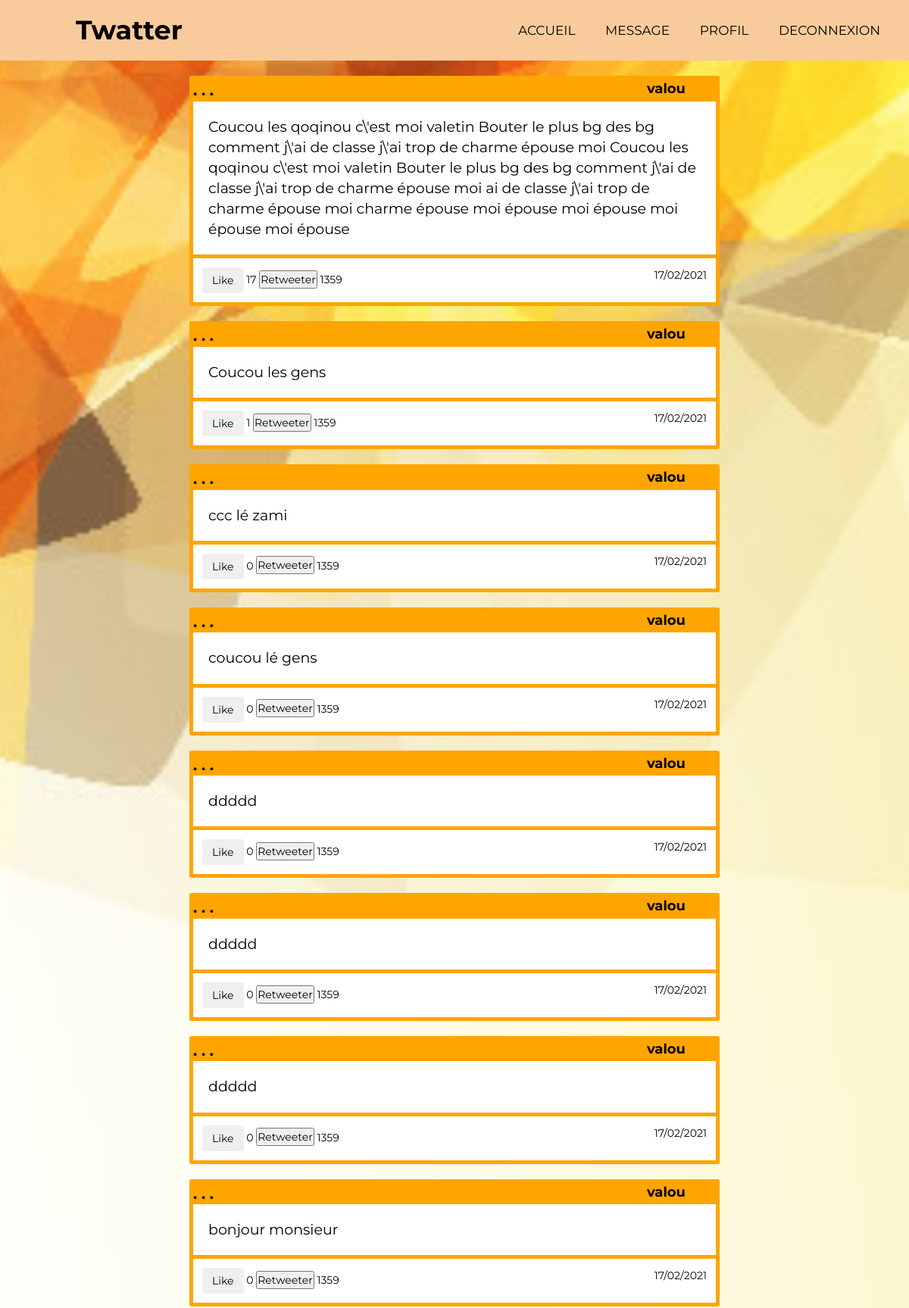
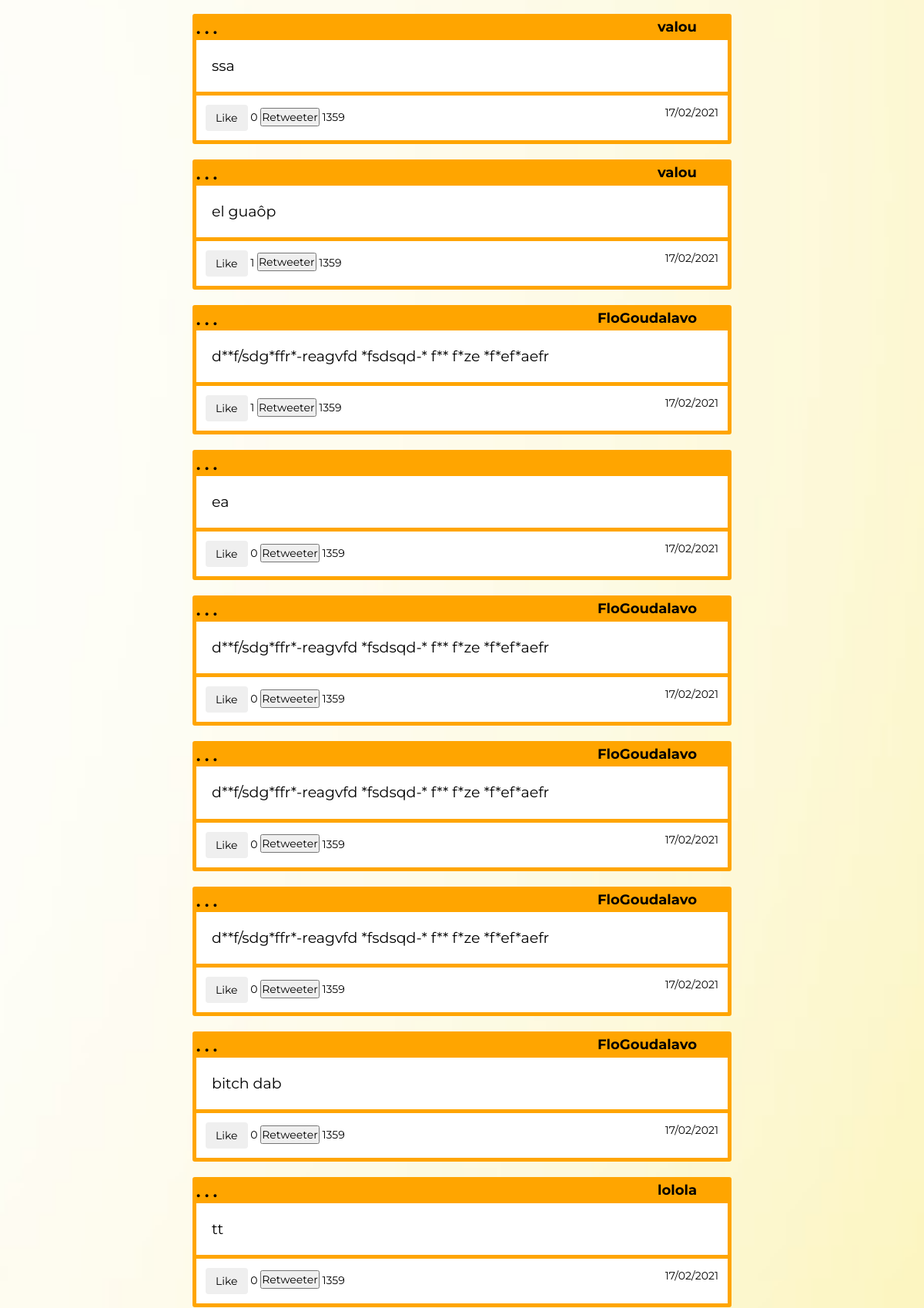
The app's page / (signed in, upper part) with its own data (2 pictures, top to bottom).
### tables this page shows
CREATE TABLE `tweet` (
  `id_tweet` int(11) NOT NULL,
  `contenu` varchar(340) NOT NULL,
  `id_user` int(50) NOT NULL,
  `date` datetime(6) NOT NULL,
  `id_tweetARepondre` int(50) DEFAULT NULL
);

CREATE TABLE `user` (
  `id_user` int(11) NOT NULL,
  `identifiant` varchar(12) NOT NULL,
  `pseudo` varchar(12) NOT NULL,
  `password` varchar(15) NOT NULL,
  `birthdate` date NOT NULL,
  `bio` varchar(350) NOT NULL
);

### BDD/classtweet.php (called while the page is built, shortened)
<?php
class tweet
{
    private $_idtweet;
    private $_contenu;
    private $_user;
    private $_nbLikes;
    private $_bdd;
    function __construct($bdd)
    {
        $this->_bdd = $bdd;
    }
    public function getIdtweet()
    {
        return $this->_idtweet;
    }
    public function getContenu()
    {
        return $this->_contenu;
    }
    public function getUser()
    {
        return $this->_user;
    }
    public function getNumberLikes()
    {
        return $this->_nbLikes;
    }
    public function init($idTweet)
    {
        $rawData = $this->_bdd->prepare("SELECT * from `tweet` WHERE `id_tweet` = ?");
        $rawData->execute(array($idTweet));
        $tweetExist = $rawData->rowCount();
        if ($tweetExist == 1) {
            $userData = $rawData->fetch();
            $this->_user = new user($this->_bdd);
            $this->_user->initId($userData['id_user']);
            $this->_contenu = $userData['contenu'];
            $this->_idtweet = $userData['id_tweet'];
            $requeteCount = $this->_bdd->query("SELECT COUNT(*) FROM `like` WHERE `id_tweet` = " . $this->_idtweet);
            $nbLikes = $requeteCount->fetch();
            $this->_nbLikes = $nbLikes["COUNT(*)"];
            return true;
        } else {
            return false;
        }
    }
        while ($tabData = $data->fetch()) { ?>
<?php }
}
?>

### BDD/classUser.php (called while the page is built, shortened)
<?php
class user {
    private $_bdd;
    private $_idUser;
    private $_pseudo;
    function __construct($bdd) {
        $this->_bdd = $bdd;
    }
    public function getIdUser() {
        return $this->_idUser;
    }
    public function getPseudo() {
        return $this->_pseudo;
    }
    public function initId($idUser){
        $rawData = $this->_bdd->query("SELECT * FROM user WHERE `id_user` = ".$idUser."");
        $userExist = $rawData->rowCount();
        if($userExist == 1){
            $userData = $rawData->fetch();
            $this->_idUser = $userData['id_user'];
            $this->_pseudo = $userData['pseudo'];
            return true;
        } else {
            return false;
        }
    }
}

### METIER/function.php (the view, shortened to what this page needs)
<?php
function AfficheTimeLine($bdd, $ObjetUser)
{
    $data = $bdd->query("SELECT `id_tweet` FROM `tweet` WHERE `id_tweetARepondre` IS NULL ORDER BY `date` DESC");
    $i = 0;
    while ($tabId = $data->fetch()) {
        $tabOjbetTweet[$i] = new tweet($bdd);
        $tabOjbetTweet[$i]->init($tabId['id_tweet']);
        $tabOjbetUser[$i] =  $tabOjbetTweet[$i]->getUser();
?> <div class="tweet-container"> <?php
                                    echo "<a  class='tweet-click' href='/TwittererLike/IHM/cibleTweet.php?idTweet=" . $tabOjbetTweet[$i]->getIdtweet() . "&amp;idUser=" . $tabOjbetUser[$i]->getIdUser() . "'>"; ?>
            <div name="cadre" class="cadre" id="cadre">
                <span class="points"> . . . </span>
                <span class='username'> <?php echo $tabOjbetUser[$i]->getPseudo() ?> </span>
                <?php echo "<div class='tweet' name='tweet" . $i . "'>";
                echo $tabOjbetTweet[$i]->getContenu() ?>
            </div>
            <form method="POST" action="">
                <div class="cadreBtn">
                    <span class="btn-like">
                        <input type='submit' class="btn" id=<?php echo "btn" . $i; ?> name=<?php echo $i; ?> value='Like'>
                    </span>
                    <?php echo " <span id='liked" . $i . "'>"; ?>
                    <?php echo $tabOjbetTweet[$i]->getNumberLikes(); ?>
                    </span>
                    <span class="btn-retweet">
                        <button type='submit' class="btn-retweeter" id=<?php echo "retweeter" . $i; ?> name=<?php echo "btn-retweeter" . $i; ?>>Retweeter</button>
                    </span>
                    <span class="number-retweet">
                        1359
                    </span>
                    <span class="date">
                        <?php echo "17/02/2021";
                        ?>
                    </span>
                </div>
        </div>
        </a>
        </div>
    <?php
        $i++;
    }
}
    ?> <div class="tweet-container"> <?php

### assets/css/style.css (style rules this page uses)
.tweet-container { font-family: 'Montserrat', sans-serif; }
.tweet { font-size: 19px; background-color: #FFF; padding: 20px; }
.cadre { margin-left: auto; margin-right: auto; margin-top: 20px; max-width: 100%; background-color: orange; padding: 5px; border-radius: 3px; }
.cadreBtn { background-color: white; border-top: solid 5px orange; padding: 12px; }
.date { float: right; }
.username { font-size: 18px; margin-right: 40px; float: right; text-align: right; font-weight: 700; }
.points { font-size: 20px; font-weight: 700; }
a { text-decoration: none; color: black; }
.tweet-click { display: block; text-decoration: none; }
* { padding: 0; margin: 0; text-decoration: none; list-style: none; box-sizing: border-box; }
nav { background: #f9cb9c; height: 80px; width: 100%; }
label.logo { color: black; font-size: 35px; line-height: 80px; padding: 0 100px; font-weight: bold; }
nav ul { float: right; margin-right: 20px; }
nav ul li { display: inline-block; line-height: 80px; margin: 0 5px; }
nav ul li a { color: black; font-size: 17px; padding: 7px 13px; border-radius: 3px; text-transform: uppercase; }

### assets/css/loginform.css (style rules this page uses)
header { background-color: #FFFFFF; }

### records on screen
tweet: id_user.pseudo "valou", contenu "Coucou les qoqinou c\\'est moi valetin Bouter le plus bg des bg comment j\\'ai de classe j\\'ai trop de charme épouse moi Coucou les qoqinou c\\'est moi valetin Bouter le plus bg des bg comment j\\'ai de classe j\\'ai trop de charme épouse moi ai de classe j\\'ai trop de charme épouse moi charme épouse moi épouse moi épouse moi épouse moi épouse", NumberLikes "17"
tweet: id_user.pseudo "valou", contenu "Coucou les gens", NumberLikes "1"
tweet: id_user.pseudo "valou", contenu "ccc lé zami", NumberLikes "0"
tweet: id_user.pseudo "valou", contenu "coucou lé gens", NumberLikes "0"
tweet: id_user.pseudo "valou", contenu "ddddd", NumberLikes "0"
tweet: id_user.pseudo "valou", contenu "ddddd", NumberLikes "0"
tweet: id_user.pseudo "valou", contenu "ddddd", NumberLikes "0"
tweet: id_user.pseudo "valou", contenu "bonjour monsieur", NumberLikes "0"
tweet: id_user.pseudo "valou", contenu "ssa", NumberLikes "0"
tweet: id_user.pseudo "valou", contenu "el guaôp", NumberLikes "1"
tweet: id_user.pseudo "FloGoudalavo", contenu "d**f/sdg*ffr*-reagvfd *fsdsqd-* f** f*ze *f*ef*aefr", NumberLikes "1"
tweet: contenu "ea", NumberLikes "0"
tweet: id_user.pseudo "FloGoudalavo", contenu "d**f/sdg*ffr*-reagvfd *fsdsqd-* f** f*ze *f*ef*aefr", NumberLikes "0"
tweet: id_user.pseudo "FloGoudalavo", contenu "d**f/sdg*ffr*-reagvfd *fsdsqd-* f** f*ze *f*ef*aefr", NumberLikes "0"
tweet: id_user.pseudo "FloGoudalavo", contenu "d**f/sdg*ffr*-reagvfd *fsdsqd-* f** f*ze *f*ef*aefr", NumberLikes "0"
tweet: id_user.pseudo "FloGoudalavo", contenu "bitch dab", NumberLikes "0"
tweet: id_user.pseudo "lolola", contenu "tt", NumberLikes "0"
